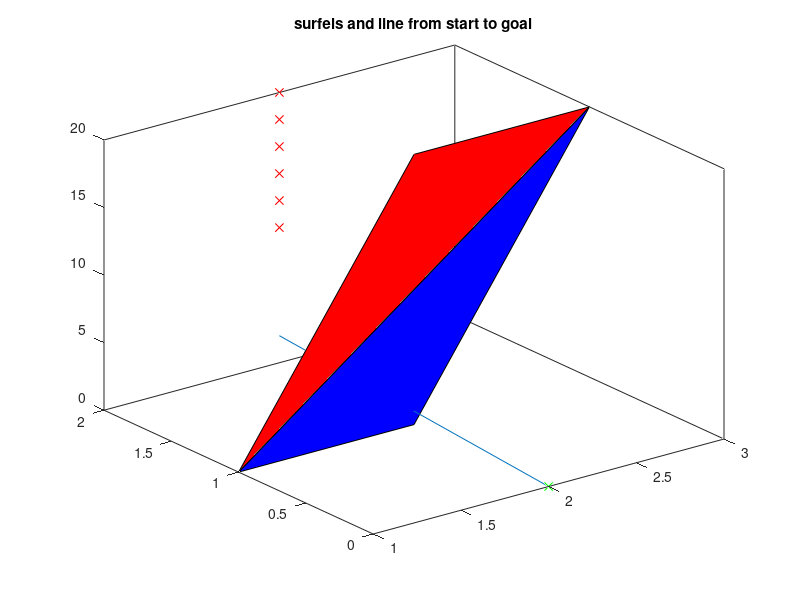

This chart was generated by the following MATLAB code: (Note: this script raises an error after producing the figure.)
clear; close all; clc

addpath 'C:\Users\sjhar\OneDrive\Desktop\TriangleRayIntersection'
addpath 'C:\Users\sjhar\OneDrive\Desktop\gif\gif'

addpath 'C:\Users\sjhar\Desktop\TriangleRayIntersection'
addpath 'C:\Users\sjhar\Desktop\gif\gif'

facets = [];
% TODO @sjharnett break out this code into functions for:
% vertex interp
% line segment to facet intersection checking and vgraph creation
%
% verts (Nx3 array of verts)
% isObs (is it a size wall or polytope obstacle)
% obsID (ID for polytope obstacle it belongs to)
% list of obstacles
% each obstacle contains a verts table
% verts with the same vert ID are the same vert
% num time slices is num time stamps
% facets: 1 flat polytope at each time slice + 1 side wall per side for every 2 time steps

% for each facet, find centroid, move vertices towards centroid
% then triangulate
% then do ray triangle intersection

verts = [1+10e-5 1 0+10e-5; 2-10e-5 1 0+10e-5;  3-10e-5 1 20-10e-5; 2+10e-5 1 20-10e-5]; % a line that translates its length in x over the course of 20 seconds
% verts = [1+eps 1 0+eps; 2-eps 1 0+eps;  3-eps 1 20-eps; 2+eps 1 20-eps]; % a line that translates its length in x over the course of 20 seconds
start = [2 0 0];
finish = [2*ones(6,1) 2*ones(6,1) (10:2:20)'];
starts = [2*ones(6,1) 2*ones(6,1) zeros(6,1)];
% either for each facet, pull each vertex towards the centroid
% or try different border options in triangle ray intersection function
% or try overlapping numerous triangles on one facet
% or see what is done for triangle mesh in demo script
% or move all vertices away from shapes by eps
% also new matlab add on needs to be updated
figure; hold on; box on; title('surfels and line from start to goal')
fig = gcf;
fill3(verts(1:3,1),verts(1:3,2),verts(1:3,3),'b');
fill3(verts([1,3,4],1),verts([1,3,4],2),verts([1,3,4],3),'r');
plot3(start(1),start(2),start(3),'gx');
plot3(finish(:,1),finish(:,2),finish(:,3),'rx');
plot3([start(1) finish(1)],[start(2) finish(2)],[start(3) finish(3)])
% finish = start + dir
% thus dir = finish-start
[intersect, t, u, v, xcoor] = TriangleRayIntersection (starts, finish-starts, verts(1,:),verts(2,:),verts(3,:),'lineType','segment','border','exclusive');
[intersect2, t2, u2, v2, xcoor2] = TriangleRayIntersection (starts, finish-starts, verts(1,:),verts(3,:),verts(4,:),'lineType','segment','border','exclusive');
plot3(xcoor(1),xcoor(2),xcoor(3),'cx')
legend('tri 1','tri 2','start','goal','','intersection')
INTERNAL_fcn_format_timespace_plot();

%% interpolation code for a shape
% TODO @sjharnett when functionalizing this, add the vertex ID column but then remove it
dt = 4;
% for each shape
% get shape.verts
verts_orig = verts;
verts = [1 1 0 1; 2 1 0 2;  3 1 20 2; 2 1 20 1]; % a line that translates its length in x over the course of 20 seconds
% columns of verts are x,y,t,id
% for number of unique time values in verts...
unique_times = unique(verts(:,3));
num_unique_times = length(unique(verts(:,3)));

unique_verts = unique(verts(:,4));
num_unique_verts = length(unique(verts(:,4)));

dense_times = [];
for i = 2:1:num_unique_times
    new_times = unique_times(i-1):dt:unique_times(i);
    dense_times = [dense_times; new_times'];
end
dense_times = unique(dense_times);
num_dense_times = length(dense_times);

for i = 1:1:num_unique_verts
    this_vert_id = unique_verts(i);
    this_vert_rows = find(verts(:,4)==this_vert_id);
    this_vert_x = verts(this_vert_rows,1);
    this_vert_y = verts(this_vert_rows,2);
    this_vert_t = verts(this_vert_rows,3);

    this_vert_dense_x = interp1(this_vert_t,this_vert_x,dense_times);
    this_vert_dense_y = interp1(this_vert_t,this_vert_y,dense_times);
    this_vert_id_repeated = ones(num_dense_times,1);
    verts = [verts; this_vert_dense_x this_vert_dense_y dense_times this_vert_id_repeated];
end

% will need to remove duplicate rows

% end for each shape

%% this code is required to vectorize the edge, triangle intersection checking
verts = verts(:,1:3);
all_pts = [verts; start; finish];
all_surfels = [verts_orig(1,:),verts_orig(2,:),verts_orig(3,:);verts_orig(1,:),verts_orig(3,:),verts_orig(4,:)];
figure; hold on; box on; title('all vertices and start and finish')
INTERNAL_fcn_format_timespace_plot();
plot3(start(1),start(2),start(3),'gx');
plot3(finish(:,1),finish(:,2),finish(:,3),'rx');
plot3(verts(:,1),verts(:,2),verts(:,3),'cx')

num_pts = size(all_pts,1); % number of rows
all_pts_idx = 1:1:num_pts; % array of all possible pt idx
all_pts = [all_pts all_pts_idx']; % add pt ID column to all_pts
all_pt_combos = nchoosek(all_pts_idx,2); % each row of this matrix is a combination of 2 point idxs

all_ray_starts = all_pts(all_pt_combos(:,1),:); % take all cols of all_pts at the row provided by the first col of all combos
all_ray_ends = all_pts(all_pt_combos(:,2),:); % take all cols of all_pts at the row provided by the second col of all combos
all_ray_dirs = all_ray_ends - all_ray_starts; % TriangleRayIntersection takes a ray direction which is end minus beginning
num_rays = size(all_ray_starts,1);

figure; hold on; box on; title('all rays casted')
INTERNAL_fcn_format_timespace_plot();
for i = 1:1:num_rays
    plot3([all_ray_starts(i,1), all_ray_ends(i,1)],[all_ray_starts(i,2), all_ray_ends(i,2)],[all_ray_starts(i,3), all_ray_ends(i,3)],'LineWidth',2)
end

figure; hold on; box on; title('vgraph')
INTERNAL_fcn_format_timespace_plot();
for i = 1:1:num_rays
    plot3([all_ray_starts(i,1), all_ray_ends(i,1)],[all_ray_starts(i,2), all_ray_ends(i,2)],[all_ray_starts(i,3), all_ray_ends(i,3)],'g','LineWidth',2)
end

num_surfels = size(all_surfels,1);
all_ray_idx = 1:1:num_rays;
all_surfel_idx = 1:1:num_surfels;
all_surfel_ray_combos = table2array(combinations(all_ray_idx,all_surfel_idx));

all_ray_starts_repeated = all_ray_starts(all_surfel_ray_combos(:,1),:);
all_ray_ends_repeated = all_ray_ends(all_surfel_ray_combos(:,1),:);
all_ray_dirs_repeated = all_ray_dirs(all_surfel_ray_combos(:,1),:);
all_surfels_repeated = all_surfels(all_surfel_ray_combos(:,2),:);

[intersects, ts, us, vs, xcoors] = TriangleRayIntersection (all_ray_starts_repeated(:,1:3), all_ray_dirs_repeated(:,1:3), all_surfels_repeated(:,1:3),all_surfels_repeated(:,4:6),all_surfels_repeated(:,7:9),'lineType','segment','border','inclusive');

vgraph = ones(num_pts); % initialize vgraph as zero
intersects_idx = find(intersects);
for k = 1:1:length(intersects_idx)
    i = intersects_idx(k);
    plot3([all_ray_starts_repeated(i,1), all_ray_ends_repeated(i,1)],[all_ray_starts_repeated(i,2), all_ray_ends_repeated(i,2)],[all_ray_starts_repeated(i,3), all_ray_ends_repeated(i,3)],'r','LineWidth',2)
    plot3(rmmissing(xcoors(i,1)),rmmissing(xcoors(i,2)),rmmissing(xcoors(i,3)),'cx','MarkerSize',10)
    start_id = all_ray_starts_repeated(i,4);
    end_id = all_ray_ends_repeated(i,4);
    vgraph(start_id,end_id) = 0;
    vgraph(end_id,start_id) = 0;
end
fill3(verts(1:3,1),verts(1:3,2),verts(1:3,3),'b','FaceAlpha',0.3);
fill3(verts([1,3,4],1),verts([1,3,4],2),verts([1,3,4],3),'b','FaceAlpha',0.3);
return
%% discard rays that are too high in velocity
% ray slope is rise over run
% rise is delta t
% all_delta_ts = (all_ray_ends_repeated(:,3) - all_ray_starts_repeated(:,3));
% % run is change in total length regardless of x or y
% all_delta_xs = all_ray_ends_repeated(:,1) - all_ray_starts_repeated(:,1);
% all_delta_ys = all_ray_ends_repeated(:,2) - all_ray_starts_repeated(:,2);
% all_delta_dist = (all_delta_xs.^2 + all_delta_ys.^2).^0.5;
% all_slopes = all_delta_ts./all_delta_dist;
%
% speed_violation_idx = find(all_slopes <= 0);
% for l = 1:1:length(speed_violation_idx)
%     i = speed_violation_idx(l);
%     plot3([all_ray_starts_repeated(i,1), all_ray_ends_repeated(i,1)],[all_ray_starts_repeated(i,2), all_ray_ends_repeated(i,2)],[all_ray_starts_repeated(i,3), all_ray_ends_repeated(i,3)],'k','LineWidth',2)
%     start_id = all_ray_starts_repeated(i,4);
%     end_id = all_ray_ends_repeated(i,4);
%     vgraph(start_id,end_id) = 0;
% end

%% discard rays too high in velocity using all pts array
all_delta_ts = (-all_pts(:,3) + (all_pts(:,3))');
% run is change in total length regardless of x or y
all_delta_xs = (all_pts(:,1) - (all_pts(:,1))');
all_delta_ys = (all_pts(:,2) - (all_pts(:,2))');
all_delta_dist = (all_delta_xs.^2 + all_delta_ys.^2).^0.5;
all_slopes = all_delta_ts./all_delta_dist;

speed_violation_idx = find(all_slopes <= 0 );
for l = 1:1:length(speed_violation_idx)
    i = speed_violation_idx(l);
    [beg,term] = ind2sub(size(all_slopes),i);
    % plot3([all_pts(beg,1), all_pts(term,1)],[all_pts(beg,2), all_pts(term,2)],[all_pts(beg,3), all_pts(term,3)],'k','LineWidth',2)
    start_id = all_pts(beg,4);
    end_id = all_pts(term,4);
    vgraph(start_id,end_id) = 0;
end

[cost, route] = fcn_algorithm_Astar3d(vgraph, all_pts(1:end-7,:), all_pts(end-6,:), all_pts(end-5:end,:));
% route metrics follow
total_time = max(route(:,3));
route_x = route(:,1);
route_y = route(:,2);
route_t = route(:,3);
lengths = diff([route_x(:) route_y(:)]);
total_length = sum(sqrt(sum(lengths.*lengths,2)));
lengths_3d = diff([route_x(:) route_y(:) route_t(:)]);
total_length_3d = sum(sqrt(sum(lengths_3d.*lengths_3d,2)));

metrics_title = sprintf('route duration [s]: %.3f \n route length [m]: %.3f \n route length 3D: %.3f',total_time,total_length,total_length_3d);
title(metrics_title);
plot3(route(:,1),route(:,2),route(:,3),'-b','LineWidth',3);


%% interpolation code for a shape
dt = 1;
% for each shape
% get shape.verts
verts = [1 1 0 1; 2 1 0 2;  3 1 20 2; 2 1 20 1]; % a line that translates its length in x over the course of 20 seconds
% columns of verts are x,y,t,id
% for number of unique time values in verts...
unique_times = unique(verts(:,3));
num_unique_times = length(unique(verts(:,3)));

unique_verts = unique(verts(:,4));
num_unique_verts = length(unique(verts(:,4)));

dense_times = [];
for i = 2:1:num_unique_times
    new_times = unique_times(i-1):dt:unique_times(i);
    dense_times = [dense_times; new_times'];
end
dense_times = unique(dense_times);
num_dense_times = length(dense_times);

for i = 1:1:num_unique_verts
    this_vert_id = unique_verts(i);
    this_vert_rows = find(verts(:,4)==this_vert_id);
    this_vert_x = verts(this_vert_rows,1);
    this_vert_y = verts(this_vert_rows,2);
    this_vert_t = verts(this_vert_rows,3);

    this_vert_dense_x = interp1(this_vert_t,this_vert_x,dense_times);
    this_vert_dense_y = interp1(this_vert_t,this_vert_y,dense_times);
    this_vert_id_repeated = this_vert_id*ones(num_dense_times,1);
    verts = [verts; this_vert_dense_x this_vert_dense_y dense_times this_vert_id_repeated];
end

% will need to remove duplicate rows

% end for each shape

figure; hold on; box on; title('all vertices, interpolated, and start and finish')
INTERNAL_fcn_format_timespace_plot();
plot3(start(1),start(2),start(3),'gx');
plot3(finish(1),finish(2),finish(3),'rx');
plot3(verts(:,1),verts(:,2),verts(:,3),'cx')

%% example of speed limit inforcement
figure; hold on; box on; title('example of speed limit enforcement')
INTERNAL_fcn_format_timespace_plot();
fill3(verts(1:3,1),verts(1:3,2),verts(1:3,3),'b','FaceAlpha',0.3);
fill3(verts([1,3,4],1),verts([1,3,4],2),verts([1,3,4],3),'b','FaceAlpha',0.3);
beg = 20;
example_vgraph_row = vgraph(beg,:);
for term = 1:1:length(example_vgraph_row)
    if example_vgraph_row(term)
        color = 'g';
    else
        color = 'k';
    end
    plot3([all_pts(beg,1), all_pts(term,1)],[all_pts(beg,2), all_pts(term,2)],[all_pts(beg,3), all_pts(term,3)],color,'LineWidth',2)
end

return
close all;
%% create an animation for moving line
for i = 1:num_dense_times
    hold on; box on; title(sprintf('animation of \n moving two point wall shown at 10x speed'))
    % define figure properties
    opts.width      = 8;
    opts.height     = 6;
    opts.fontType   = 'Times';
    opts.fontSize   = 9;
    fig = gcf;
    % scaling
    fig.Units               = 'centimeters';
    fig.Position(3)         = opts.width;
    fig.Position(4)         = opts.height;
    set(gcf,'color','white')
    % set text properties
    set(fig.Children, ...
        'FontName',     'Times', ...
        'FontSize',     9);

    % remove unnecessary white space
    set(gca,'LooseInset',max(get(gca,'TightInset'), 0.02))
    xlabel('x [m]')
    ylabel('y [m]')
    ylim([0 2])
    xlim([0 4])
    % for each poly
    % this polys verts
    % need to get x y and z coords at this time
    cur_time = dense_times(i);
    cur_time_locations = find(verts(:,3) == cur_time);
    cur_x = verts(cur_time_locations,1);
    cur_y = verts(cur_time_locations,2);
    fill(cur_x,cur_y,'b','FaceAlpha',0.2);
    if i == 1
        gif('moving_wall_demo.gif','LoopCount',1,'DelayTime',dt/10)
    else
        gif
    end
    delete(gca)
end


%% interpolation code for a route
dt = 1;
% columns of verts are x,y,t,id
% for number of unique time values in verts...
unique_times = unique(route(:,3));
num_unique_times = length(unique(route(:,3)));

num_route_verts = size(route,1);

dense_times = [];
for i = 2:1:num_unique_times
    new_times = unique_times(i-1):dt:unique_times(i);
    dense_times = [dense_times; new_times'];
end
dense_times = unique(dense_times);
num_dense_times = length(dense_times);

try
    route_dense_x = interp1(route(:,3),route(:,1),dense_times);
catch
    route_dense_x = route(1,1)*ones(size(dense_times,1),size(dense_times,2));
end
try
    route_dense_y = interp1(route(:,3),route(:,2),dense_times);
catch
    route_dense_y = route(1,2)*ones(size(dense_times,1),size(dense_times,2));
end

route_dense = [route_dense_x route_dense_y dense_times];

close all;
%% create an animation for moving line
for i = 1:num_dense_times
    hold on; box on; title(sprintf('animation of routing around \n moving two point wall shown at 10x speed'))
    % define figure properties
    opts.width      = 8;
    opts.height     = 6;
    opts.fontType   = 'Times';
    opts.fontSize   = 9;
    fig = gcf;
    % scaling
    fig.Units               = 'centimeters';
    fig.Position(3)         = opts.width;
    fig.Position(4)         = opts.height;
    set(gcf,'color','white')
    % set text properties
    set(fig.Children, ...
        'FontName',     'Times', ...
        'FontSize',     9);

    % remove unnecessary white space
    set(gca,'LooseInset',max(get(gca,'TightInset'), 0.02))
    xlabel('x [m]')
    ylabel('y [m]')
    ylim([-1 3])
    xlim([0 4])
    % for each poly
    % this polys verts
    % need to get x y and z coords at this time
    cur_time = dense_times(i);
    cur_time_locations = find(verts(:,3) == cur_time);
    cur_x = verts(cur_time_locations,1);
    cur_y = verts(cur_time_locations,2);

    cur_route_idx = find(route_dense(:,3) == cur_time);

    p_route = plot(route_dense(1:cur_route_idx,1),route_dense(1:cur_route_idx,2),'-k','LineWidth',2);
    p_pose = plot(route_dense(cur_route_idx,1),route_dense(cur_route_idx,2),'xk','MarkerSize',2);
    p_start = plot(start(1),start(2),'gx');
    p_finish = plot(finish(1),finish(2),'rx');
    fill(cur_x,cur_y,'b','FaceAlpha',0.2);
    if i == 1
        gif('moving_wall_with_path.gif','LoopCount',1,'DelayTime',dt/10)
    else
        gif
    end
    delete(gca)
    delete(p_route)
    delete(p_pose)
    delete(p_start)
    delete(p_finish)
end
    % https://www.mathworks.com/matlabcentral/fileexchange/33073-triangle-ray-intersection
% https://en.wikipedia.org/wiki/Intersection_of_a_polyhedron_with_a_line
% https://www.mathworks.com/help/matlab/visualize/multifaceted-patches.html
% at each time t, calculate P
% ir for all points on all bodies that are candidates for collision
% select one point P
% jr on body j and test if it is inside body i
% cast an infinite ray in any direction from P
% jr and compute intersections with all facets on body i
% if there are an even number of intersections, P
% jr is not inside body i
% if there are an odd number of intersections, P
% jr is inside body i
% works for concavities, holes and self-crossing and is independent of CW versus CCW boundary
% ray-facet intersection is similar to edge-facet intersection described below
% point in polygon does not always work for thin bodies (may need edge intersection)
%
function INTERNAL_fcn_format_timespace_plot()
    % define figure properties
    opts.width      = 8;
    opts.height     = 6;
    opts.fontType   = 'Times';
    opts.fontSize   = 9;
    fig = gcf;
    % scaling
    fig.Units               = 'centimeters';
    fig.Position(3)         = opts.width;
    fig.Position(4)         = opts.height;

    % set text properties
    set(fig.Children, ...
        'FontName',     'Times', ...
        'FontSize',     9);

    % remove unnecessary white space
    set(gca,'LooseInset',max(get(gca,'TightInset'), 0.02))
    xlabel('x [m]')
    ylabel('y [m]')
    zlabel('t [s]')
    view([36 30])
end
